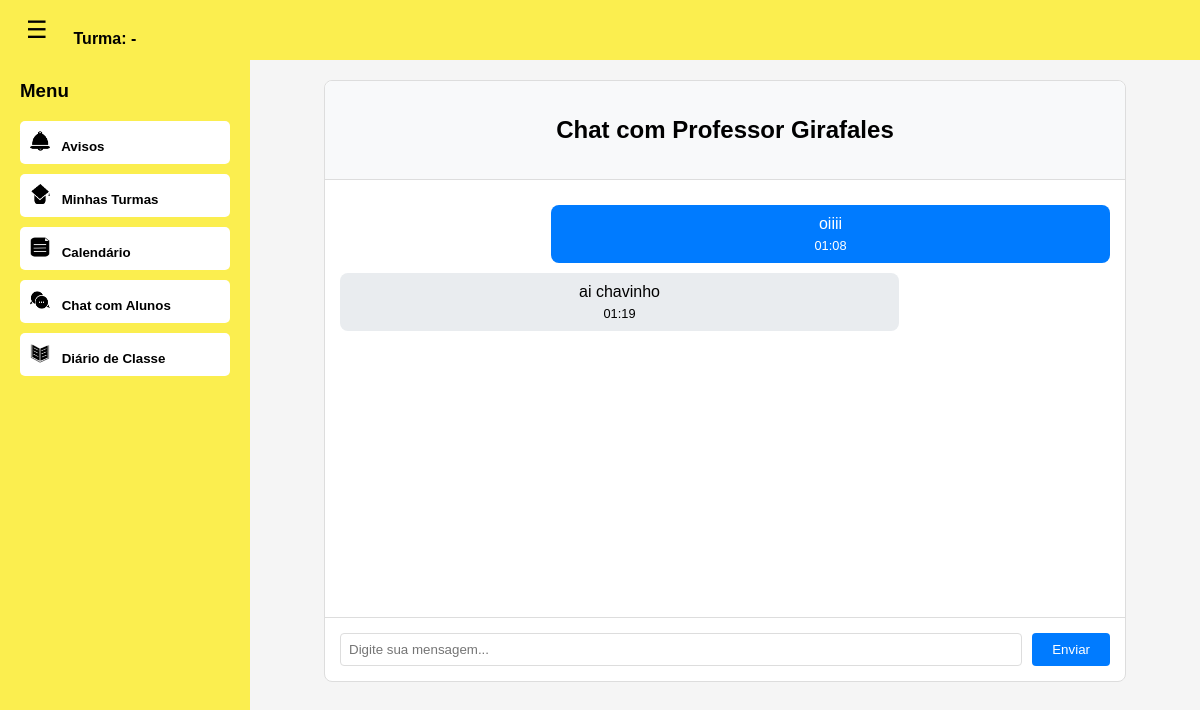
Page /chat/aluno/ (signed in) on the earlier database version.
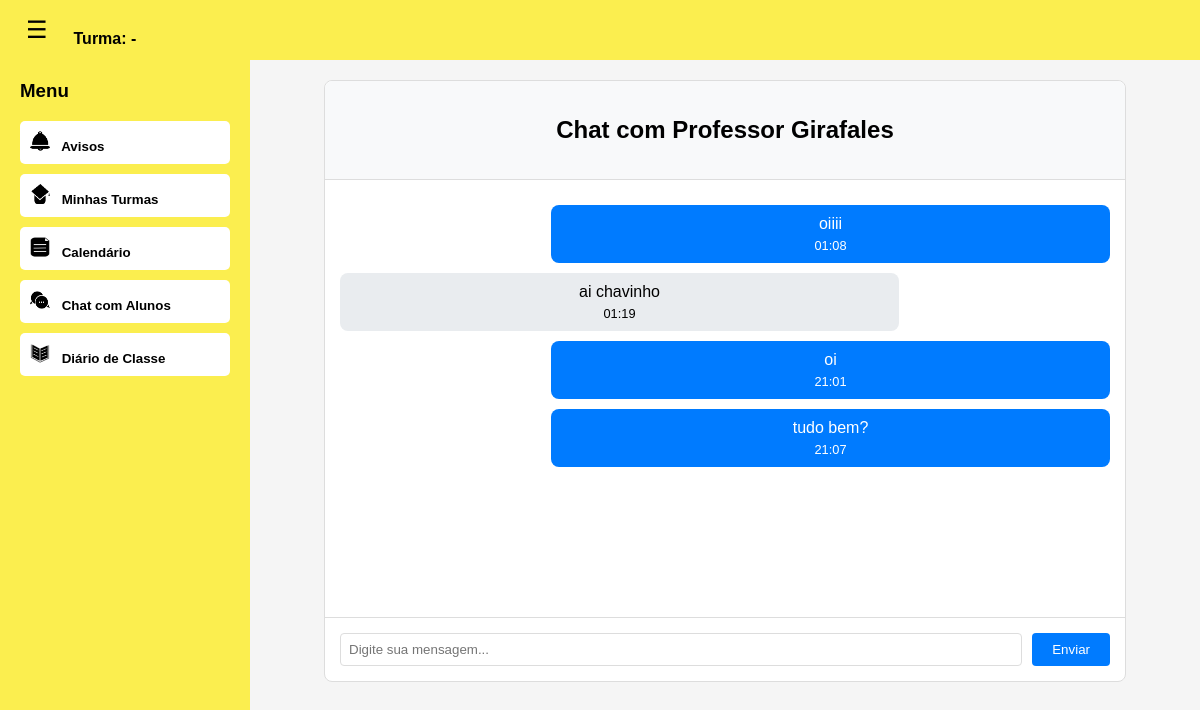
Same page on the later database version.
### portal/models.py (models this page shows, shortened)
class Professor(models.Model):
    user = models.OneToOneField(User, on_delete=models.CASCADE, null=True, blank=True)
    nome = models.CharField(max_length=100)
    cpf = models.CharField(max_length=14)
    email = models.EmailField()
    telefone = models.CharField(max_length=20, blank=True)

class MensagemChat(models.Model):
    remetente = models.ForeignKey(User, on_delete=models.CASCADE, related_name='mensagens_enviadas')
    destinatario = models.ForeignKey(User, on_delete=models.CASCADE, related_name='mensagens_recebidas')
    conteudo = models.TextField()
    data_envio = models.DateTimeField(auto_now_add=True)
    lida = models.BooleanField(default=False)
    class Meta:
        ordering = ['data_envio']

### portal/views.py (the view, shortened to what this page needs)
# urls.py: path('chat/aluno/', views.chat_aluno, name='chat_aluno'),
@login_required
def chat_aluno(request):
    professor = Professor.objects.first()
    if not professor:
        messages.error(request, "Nenhum professor encontrado no sistema.")
        return redirect('pagina_aluno')
    candidato = get_object_or_404(Candidato, user=request.user)
    if not candidato.aprovado:
        messages.error(request, "Apenas alunos aprovados podem acessar o chat.")
        return redirect('pagina_aluno')
    mensagens = MensagemChat.objects.filter(
        (Q(remetente=request.user) & Q(destinatario=professor.user)) |
        (Q(remetente=professor.user) & Q(destinatario=request.user))
    ).order_by('data_envio')
    return render(request, 'chat_aluno.html', {
        'mensagens': mensagens,
        'professor': professor
    })

### portal/templates/chat_aluno.html (shortened to what this page needs)
{% extends 'base.html' %}
{% block content %}
<div class="header">
    <button class="toggle-btn" onclick="toggleSidebar()">☰</button>
    <div class="nome_aluno">
        {{ request.user.first_name }} {{ request.user.last_name }}<br>
        Turma: {{ request.user.turma.nome|default:"-" }}
    </div>
</div>
<div class="sidebar" id="sidebar">
    <h3>Menu</h3>
        <button onclick="window.location.href='/avisosA/'">
            <img src="/static/portal/img/avisos.png" alt="Avisos" style="width:20px; height:20px; margin-right:8px;">
            Avisos
        </button>
        <button onclick="window.location.href='/turmas/aluno/'">
            <img src="/static/portal/img/turmas.png" alt="Minhas Turmas" style="width:20px; height:20px; margin-right:8px;">
            Minhas Turmas
        </button>
        <button onclick="window.location.href='/calendario/'">
            <img src="/static/portal/img/papel.png" alt="Calendário" style="width:20px; height:20px; margin-right:8px;">
            Calendário
        </button>
        <button onclick="window.location.href='/chat/aluno/'">
            <img src="/static/portal/img/chat.png" alt="Chat com Alunos" style="width:20px; height:20px; margin-right:8px;">
            Chat com Alunos
        </button>
        <button onclick="window.location.href='/horario'">
            <img src="/static/portal/img/livro.png" alt="Diario de Classe" style="width:20px; height:20px; margin-right:8px;">
            Diário de Classe
        </button>
</div>
<div class="main">
    <div class="chat-container">
        <div class="chat-header">
            <h2>Chat com Professor {{ professor.nome }}</h2>
        </div>
        <div class="chat-messages" id="chat-messages">
            {% for mensagem in mensagens %}
                <div class="mensagem {% if mensagem.remetente == request.user %}enviada{% else %}recebida{% endif %}">
                    <div class="mensagem-conteudo">{{ mensagem.conteudo }}</div>
                    <div class="mensagem-hora">{{ mensagem.data_envio|date:'H:i' }}</div>
                </div>
            {% endfor %}
        </div>
        <form method="post" class="chat-form">
            <input type="text" name="mensagem" placeholder="Digite sua mensagem..." required>
            <button type="submit">Enviar</button>
        </form>
    </div>
</div>
{% endblock %}

### portal/templates/base.html (shortened to what this page needs)
<!DOCTYPE html>
{% load static %}
<html lang="pt-br">
<head>
    <link rel="stylesheet" href="https://cdnjs.cloudflare.com/ajax/libs/font-awesome/6.5.0/css/all.min.css">
    <link rel="stylesheet" href="{% static 'portal/css/style.css' %}">
</head>
<body>
    <div class="container">
        {% block content %}{% endblock %}
    </div>
</body>
</html>

### portal/static/portal/css/style.css (style rules this page uses)
body { font-family: Arial, sans-serif; background-color: #f4f4f4; text-align: center; margin: 0; padding: 0; }

### portal/templates/chat_aluno.html (style rules this page uses)
body { margin: 0; font-family: Arial, sans-serif; background: #f5f5f5; }
.header { width: 100%; height: 60px; background: #FBEE4F; color: black; display: flex; align-items: center; padding: 0 20px; box-sizing: border-box; position: fixed; top: 0; left: 0; z-index: 1000; }
.toggle-btn { font-size: 24px; margin-right: 20px; cursor: pointer; background: none; border: none; color: black; }
.nome_aluno { font-weight: bold; }
.sidebar { position: fixed; top: 60px; left: 0; width: 250px; height: calc(100% - 60px); background: #FBEE4F; padding: 20px; box-sizing: border-box; transition: transform 0.3s ease; overflow-y: auto; }
.sidebar h3 { color: black; margin-top: 0; text-align: left; }
.sidebar button { display: block; width: 100%; margin: 10px 0; padding: 10px; background: white; color: black; border: none; cursor: pointer; text-align: left; border-radius: 5px; font-weight: bold; }
.main { margin-top: 60px; margin-left: 250px; padding: 20px; transition: margin-left 0.3s ease; }
.chat-container { max-width: 800px; margin: 0 auto; border: 1px solid #ddd; border-radius: 8px; background: white; display: flex; flex-direction: column; height: 600px; }
.chat-header { padding: 15px; background: #f8f9fa; border-bottom: 1px solid #ddd; border-radius: 8px 8px 0 0; }
.chat-messages { flex-grow: 1; overflow-y: auto; padding: 15px; }
.mensagem { margin: 10px 0; padding: 10px; border-radius: 8px; max-width: 70%; }
.enviada { background: #007bff; color: white; margin-left: auto; }
.recebida { background: #e9ecef; margin-right: auto; }
.mensagem-hora { font-size: 0.8em; margin-top: 5px; }
.chat-form { display: flex; padding: 15px; border-top: 1px solid #ddd; border-radius: 0 0 8px 8px; }
.chat-form input { flex: 1; padding: 8px; margin-right: 10px; border: 1px solid #ddd; border-radius: 4px; }
.chat-form button { padding: 8px 20px; background: #007bff; color: white; border: none; border-radius: 4px; cursor: pointer; }

Differences in the rows shown:
added MensagemChat: conteudo "oi", data_envio "21:01"
added MensagemChat: conteudo "tudo bem?", data_envio "21:07"
